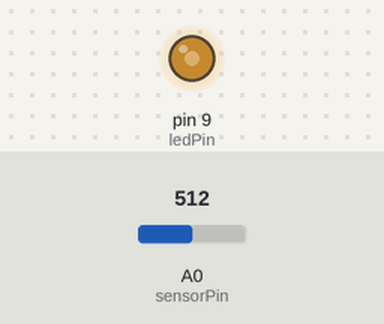
A sketch run on a simulated Arduino Uno, built with avr-gcc and run on an emulated ATmega328P. Parts: output pins drawn as LEDs (lit = HIGH). Inputs (shaded band) come from the test bench; at power-on: A0 (sensorPin) = 512.

Above: at 1.2 s.
1.3 s: A0 (sensorPin) set to 716
At 2.5 s:
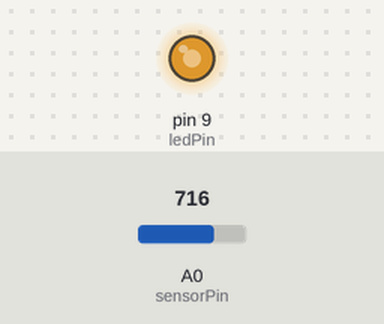
2.8 s: A0 (sensorPin) set to 900
At 3.7 s:
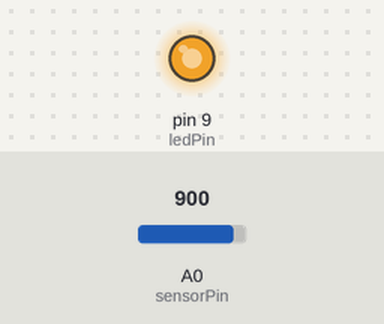
4.3 s: A0 (sensorPin) set to 122
At 4.9 s:
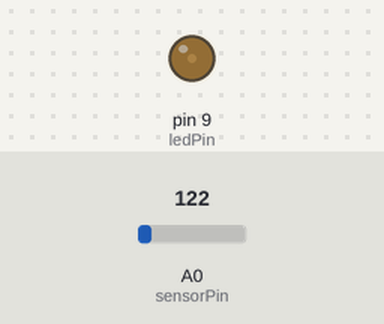
5.8 s: A0 (sensorPin) set to 0
At 7.0 s:
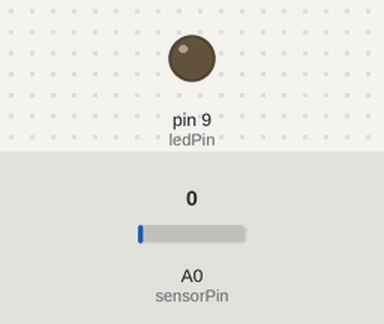
7.3 s: A0 (sensorPin) set to 511
At 8.3 s:
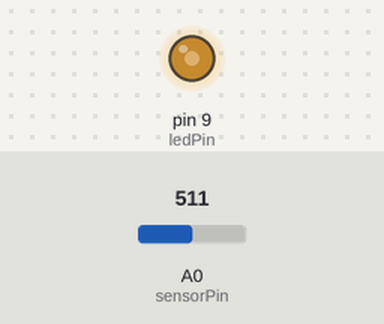
Timing chart, 0 to 9.8 s (numbered marks = the images above; inputs shaded):
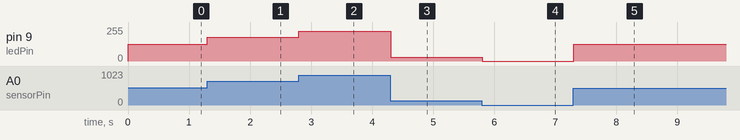

Measured:
- after the input at 1.3 s, pin 9 (ledPin): 127/255 → 178/255 at once
- after the input at 2.8 s, pin 9 (ledPin): 178/255 → 224/255 at once
- after the input at 4.3 s, pin 9 (ledPin): 224/255 → 30/255 at once
- after the input at 5.8 s, pin 9 (ledPin): 30/255 → 0/255 at once
- after the input at 7.3 s, pin 9 (ledPin): 0/255 → 127/255 at once

The sketch:

Dim_LED.ino
```cpp
/* POTENTIOMETER – DIMMING AN LED (analogWrite)

Hardware connections:

  Potentiometer:

    Potentiometers have three pins. When we're using it as a
    voltage divider, we connect the outside pins to power and
    ground. The middle pin will be the signal (a voltage which
    varies from 0 Volts to 5 Volts depending on the position of
    the knob).

    Connect the middle pin to ANALOG IN pin 0 on the Arduino.
    Connect one of the outside pins to 5V.
    Connect the other outside pin to GND.

    (TIP: if once your program is running, the knob feels
    "backwards", you can swap the 5V and GND pins to reverse
    the direction.)

  LED:

  Connect the positive side of your LED (longer leg) to
   Arduino DIGITAL pin 9

  Connect the negative side of your LED (shorter leg) to a 220 Ohm resistor

  Connect the other side of the resistor to ground.

This sketch is a modification of Circuit #6 from the
Sparkfun Inventor's Kit, written by Sparkfun Electronics. http://learn.sparkfun.com/

It’s also similar to this sketch: Examples->Analog->AnalogInOutSerial

*/


// As usual, we'll create constants to name the pins we're using.
// This will make it easier to follow the code below.

const int sensorPin = 0;
const int ledPin = 9;

int potValue = 0; // for the reading from the potentiometer
int lightLevel = 0; //for the output to the LED


void setup()
{
  // Set up the LED pin to be an output.
  // (We don't need to do anything special to use the analog input.)

  pinMode(ledPin, OUTPUT);
}


void loop()
{

  potValue = analogRead(sensorPin);

  // We now want to use this number to control the brightness of
  // the LED. But we have a problem: the analogRead() function
  // returns values between 0 and 1023, and the analogWrite()
  // function wants values from 0 to 255.

  // We can solve this by using two handy functions called map()
  // and constrain(). Map will change one range of values into
  // another range. If we tell map() our "from" range is 0-1023,
  // and our "to" range is 0-255, map() will squeeze the larger
  // range into the smaller. (It can do this for any two ranges.)

  lightLevel = map(potValue, 0, 1023, 0, 255);

  analogWrite(ledPin, lightLevel);

// wait 2 milliseconds before the next loop
// for the analog-to-digital converter to settle
// after the last reading

   delay(2);

}
```
